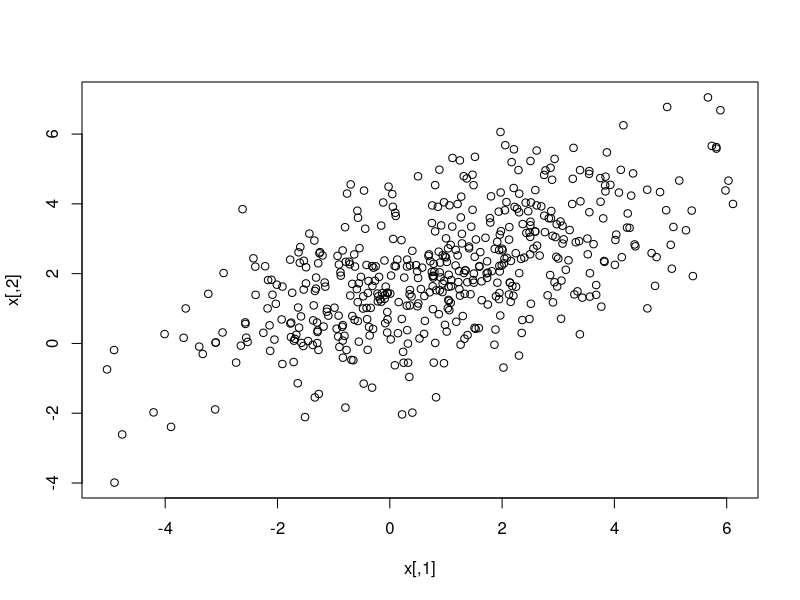

Write the R code that produced this figure.
library(mnormt)

install.packages('mvtnorm')
library(mvtnorm)

sigma = matrix(c(4,2,2,3), nrow=2)
x = rmvnorm(n=500, mean=c(1,2), sigma = sigma)
plot(x)
